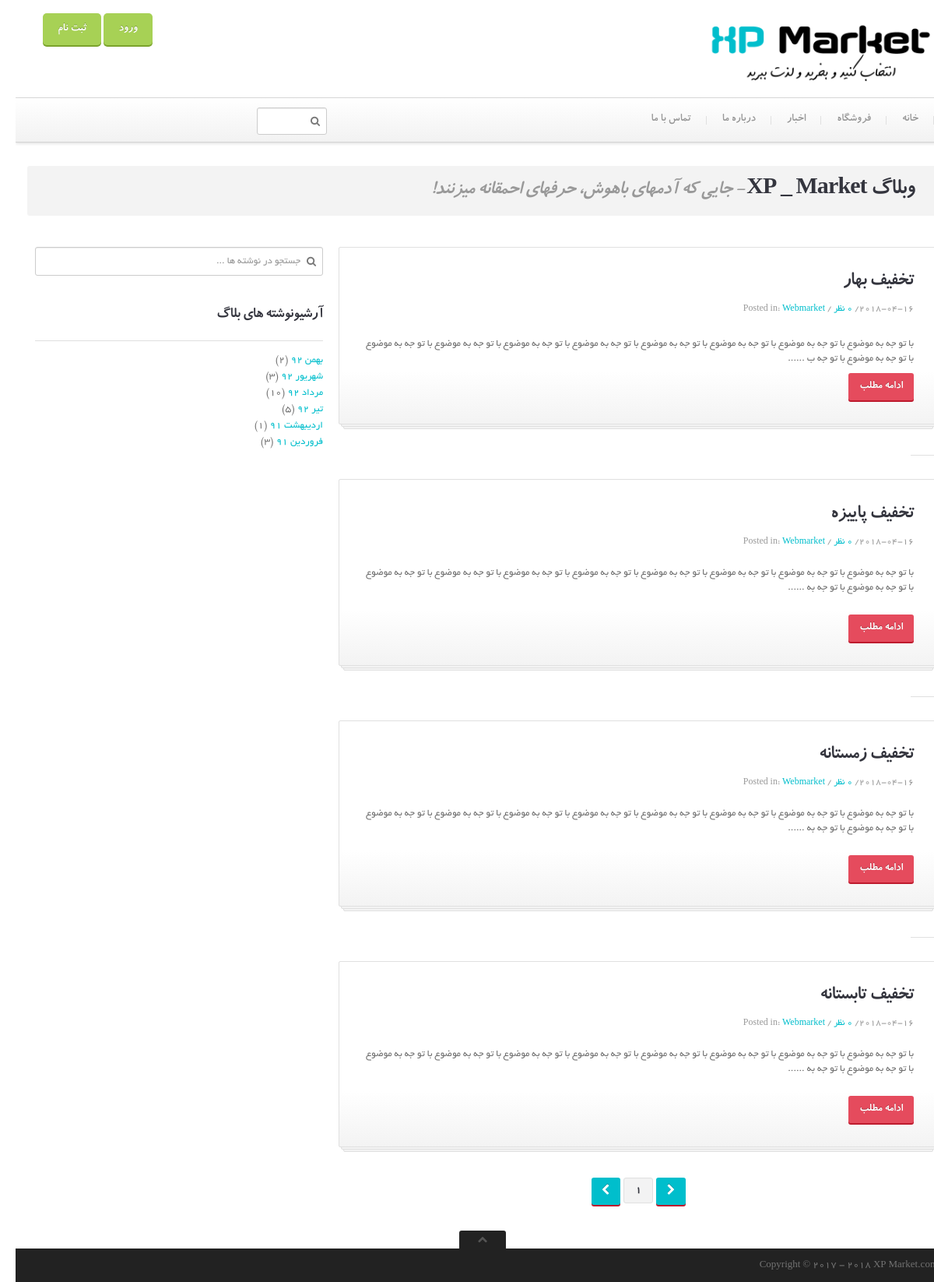
Screenshot of /blog.php?pageid=1 with the database file from the repository.
### tables this page shows
CREATE TABLE IF NOT EXISTS `news` (
  `id` int(11) NOT NULL AUTO_INCREMENT,
  `subject` varchar(200) NOT NULL,
  `content` text NOT NULL,
  `date` date NOT NULL,
  `time` time DEFAULT NULL,
  PRIMARY KEY (`id`)
);

### blog.php (the view, shortened to what this page needs)
<!DOCTYPE html>
 <html class="no-js">
  <head>
    <link href="stylesheets/bootstrap.css" rel="stylesheet">
    <link href="stylesheets/responsive.css" rel="stylesheet">
    <link rel="stylesheet" href="js/rs-plugin/css/settings.css" type="text/css"/>
    <link rel="stylesheet" href="js/jquery-ui-1.10.3/css/smoothness/jquery-ui-1.10.3.custom.min.css" type="text/css"/>
    <link rel="stylesheet" href="js/prettyphoto/css/prettyPhoto.css" type="text/css"/>
    <link href="stylesheets/main.css" rel="stylesheet">
  </head>
  <body class="">
    <div class="master-wrapper">
     <?php
     require("inc/header.php");
      ?>
    <div class="container">
        <div class="push-up top-equal blocks-spacer">
            <div class="row">
                <div class="span12">
                    <div class="title-area">
                        <h1 class="inline"><span class="light">وبلاگ</span> XP _ Market</h1>
                        <h2 class="inline tagline">- جایی که آدمهای باهوش، حرفهای احمقانه میزنند!</h2>
                    </div>
                </div>
                <section class="span8 blog">
                    <?php
                    require("inc/connect.php");
                    $page=$_GET["pageid"];
                    $per_page = 5;
                    $start = ($page-1)*$per_page;
                    $show_pages=("SELECT * FROM `news`");
                    $resu=mysqli_query($sql,$show_pages);
                    $coun = mysqli_num_rows($resu);
                    $news="SELECT * FROM `news` ORDER BY id DESC limit $start,$per_page";
                    $result=mysqli_query($sql,$news);
                    if(mysqli_num_rows($result)>0){
                        while($row=mysqli_fetch_assoc($result)){
                            $idc=$row["id"];
                            $counter="SELECT count(id) as counter from `comment_news` where news_id='$idc' and comment_news.vaziat=1";
                            $re=mysqli_query($sql,$counter);
                            $r=mysqli_fetch_assoc($re);
                    echo'<article class="post format-standard sticky">
                        <div class="post-inner">
                            <div class="post-title">
                            	<h2><a href="blog-single.php?newsid='.$row["id"].'">'.$row["subject"].'</a></h2>
                            	<div class="metadata">
                            	    '.$row["date"].'/
                            	    <a href="#">'.$r["counter"].' نظر </a> /
                            	    Posted in: <a rel="category tag" title="View all posts in aciform" href="#">Webmarket</a>
                            	</div>
                            </div>
                            <p class="push-down-25">'.substr($row["content"],0,299).' ......</p>
                            <a href="blog-single.php?newsid='.$row["id"].'" class="btn btn-primary bold higher">ادامه مطلب</a>
                        </div>
                    </article>';
                             }
                         }
                    ?>
                    <div class="pagination" style="text-align: center;">
                        <ul>
                            <li><a href="#" class="btn btn-primary"><span class="icon-chevron-left"></span></a></li>
                            <?php
                            $allpages = ceil($coun / $per_page);
                            for($i = 1 ; $i <= $allpages ; $i++) {
                                if($page==$i) {
                                    echo '<li class="active"><a href = "blog.php?pageid=' . $i . '" > ' . $i . '</a ></li>';
                                }else{
                                    echo '<li><a href = "blog.php?pageid=' . $i . '" > ' . $i . '</a ></li>';
                                }
                            }
                            ?>
                            <li><a href="#" class="btn btn-primary"><span class="icon-chevron-right"></span></a></li>
                        </ul>
                    </div>
                </section>
                <aside class="span4 right-sidebar">
                    <div class="sidebar-item widget_search">
                        <form class="form" action="blog-search.php" id="searchform" method="get" role="search">
                            <input type="text" id="appendedInputButton" class="input-block-level" name="search" placeholder="جستجو در نوشته ها ...">
                            <button type="submit">
                                <i class="icon-search"></i>
                            </button>
                        </form>
                    </div>
                    <div class="sidebar-item widget_archive">
                        <div class="underlined">
                            <h3><span class="light">آرشیو</span>نوشته های بلاگ</h3>
                        </div>
                        <ul>
                            <li><a title="بهمن 92" href="http://localhost/themeforest/wp-theme/2013/02/">بهمن 92</a>&nbsp;(2)</li>
                            <li><a title="شهریور 92" href="http://localhost/themeforest/wp-theme/2008/09/">شهریور 92</a>&nbsp;(3)</li>
                            <li><a title="مرداد 92" href="http://localhost/themeforest/wp-theme/2008/06/">مرداد 92</a>&nbsp;(10)</li>
                            <li><a title="تیر 92" href="http://localhost/themeforest/wp-theme/2008/05/">تیر 92</a>&nbsp;(5)</li>
                            <li><a title="اردیبهشت 91" href="http://localhost/themeforest/wp-theme/2008/04/">اردیبهشت 91</a>&nbsp;(1)</li>
                            <li><a title="فروردین 91" href="http://localhost/themeforest/wp-theme/2008/03/">فروردین 91</a>&nbsp;(3)</li>
                        </ul>
                    </div>
                </aside>
            </div>
        </div>
    </div>
     <?php
      require("inc/footer.php");
     ?>
    </div>
  </body>
</html>

### stylesheets/responsive.css (style rules this page uses)
.input-block-level { display: block; width: 100%; min-height: 37px; -webkit-box-sizing: border-box; -moz-box-sizing: border-box; box-sizing: border-box; }
@media (min-width: 1200px) { .row { *zoom: 1; margin-left: -30px; } }
@media (min-width: 1200px) { .row:before, .row:after { display: table; content: ""; line-height: 0; } }
@media (min-width: 1200px) { .row:after { clear: both; } }
@media (min-width: 1200px) { [class*="span"] { float: right; min-height: 1px; margin-left: 20px; } }
@media (min-width: 1200px) { .container, .navbar-static-top .container, .navbar-fixed-top .container, .navbar-fixed-bottom .container { width: 1170px; } }
@media (min-width: 1200px) { .span12 { width: 1170px; } }
@media (min-width: 1200px) { .span8 { width: 770px; } }
@media (min-width: 1200px) { .span4 { width: 370px; } }
@media (min-width: 1200px) { input, textarea, .uneditable-input { margin-left: 0; } }

### rows the page displays
news: subject "تخفیف بهار", date "2018-04-16", counter "0", content "با تو جه به موضوع با تو جه به موضوع با تو جه به موضوع با تو جه به موضوع با تو جه به موضوع با تو جه به موضوع با تو جه به موضوع با تو جه به موضوع با تو جه به موضوع با تو جه ب"
news: subject "تخفیف پاییزه", date "2018-04-16", counter "0", content "با تو جه به موضوع با تو جه به موضوع با تو جه به موضوع با تو جه به موضوع با تو جه به موضوع با تو جه به موضوع با تو جه به موضوع با تو جه به موضوع با تو جه به موضوع با تو جه به"
news: subject "تخفیف زمستانه", date "2018-04-16", counter "0", content "با تو جه به موضوع با تو جه به موضوع با تو جه به موضوع با تو جه به موضوع با تو جه به موضوع با تو جه به موضوع با تو جه به موضوع با تو جه به موضوع با تو جه به موضوع با تو جه به"
news: subject "تخفیف تابستانه", date "2018-04-16", counter "0", content "با تو جه به موضوع با تو جه به موضوع با تو جه به موضوع با تو جه به موضوع با تو جه به موضوع با تو جه به موضوع با تو جه به موضوع با تو جه به موضوع با تو جه به موضوع با تو جه به"
